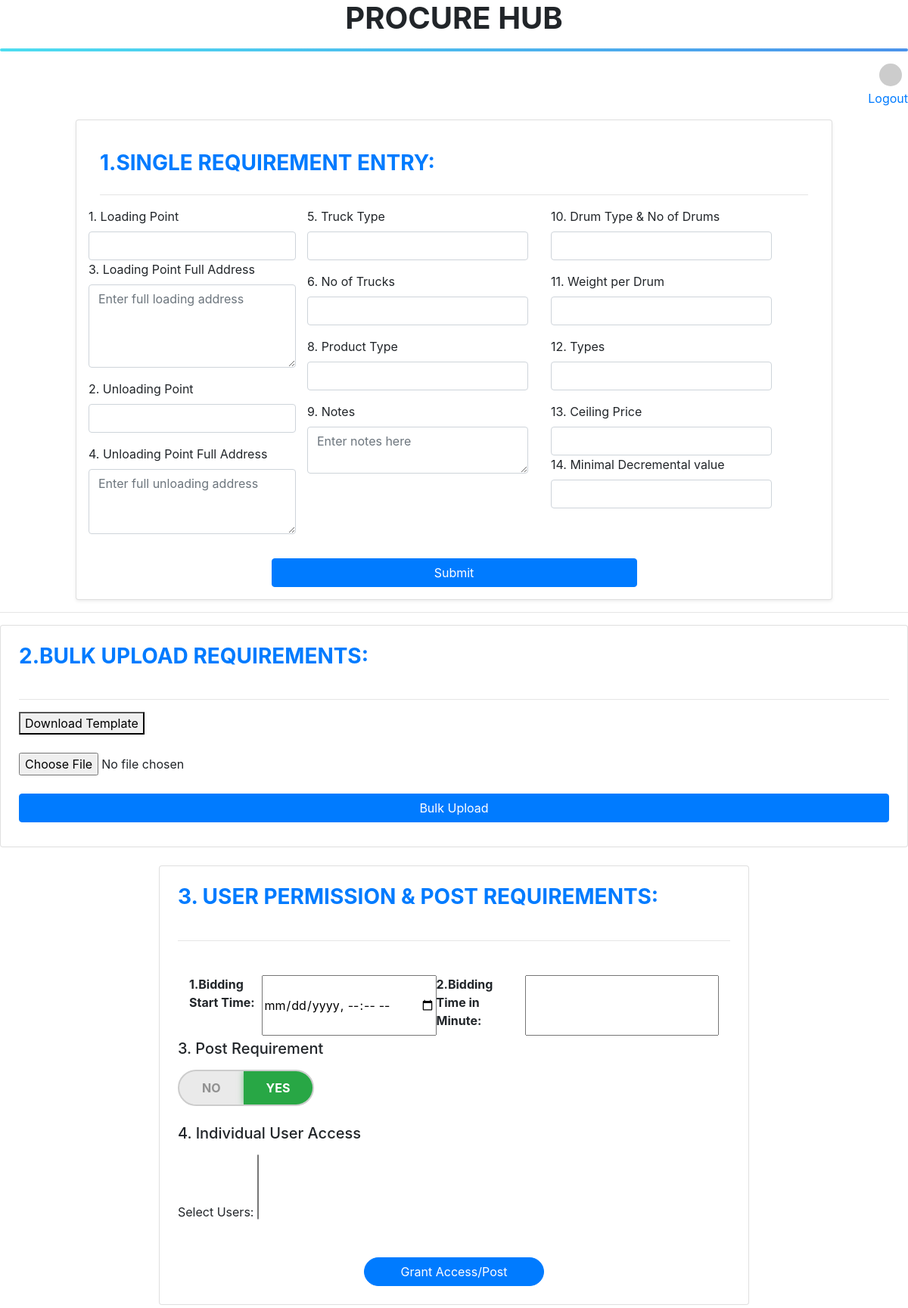
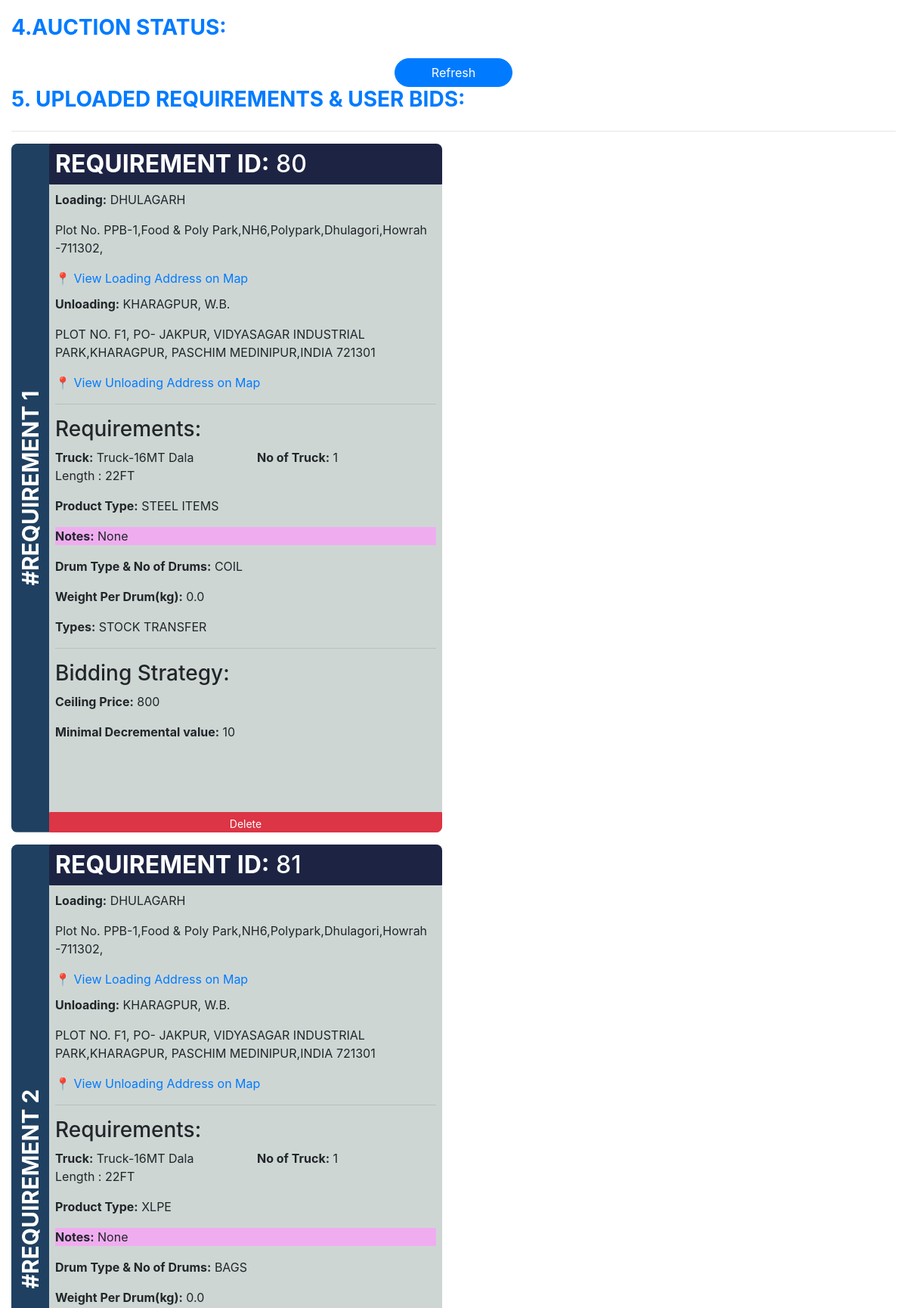
/requirements/ (upper part), run on the app's committed database (2 pictures, top to bottom).
### myapp/models.py (models this page shows, shortened)
class Requirements(models.Model):
    loading_point=models.CharField(max_length=100,null=True,blank=True)
    unloading_point=models.CharField(max_length=100,null=True,blank=True)
    loading_point_full_address=models.TextField(null=True,blank=True)
    unloading_point_full_address=models.TextField(null=True,blank=True)
    product = models.CharField(max_length=100,null=True,blank=True)
    truck_type=models.CharField(max_length=100,null=True,blank=True)
    no_of_trucks=models.IntegerField(null=True,blank=True)
    notes=models.TextField(null=True,blank=True)
    drum_type_no_of_drums=models.CharField(max_length=100,null=True,blank=True)
    weight_per_drum=models.FloatField(null=True,blank=True)
    types=models.CharField(max_length=100,null=True,blank=True)
    cel_price = models.IntegerField(null=True, blank=True)
    min_dec_val = models.IntegerField(null=True, blank=True)

### myapp/views.py (the view, shortened to what this page needs)
# urls.py: path('requirements/', views.create_requirement, name='requirements'),  # Logout
def create_requirement(request):
    requirements = Requirements.objects.all()
    return render(request, "myapp/admin_dashboard.html", {"requirements": requirements})  # Or render to the dashboard

### myapp/templates/myapp/admin_dashboard.html (shortened to what this page needs)
<!DOCTYPE html>
<html lang="en">
<head>
<link rel="stylesheet" href="https://cdn.jsdelivr.net/npm/bootstrap@4.6.2/dist/css/bootstrap.min.css">
<link rel="stylesheet" href="https://cdn.jsdelivr.net/npm/bootstrap-select@1.13.18/dist/css/bootstrap-select.min.css">
</head>
<body>
<h1 style="text-align:center"><strong>PROCURE HUB</strong></h1>
<hr class="gradient-hr">
<div class="d-flex justify-content-end align-items-center mb-1">
    <img src="https://ui-avatars.com/api/?name={{ user.username }}&background=random&color=fff"
         alt="{{ user.username }}"
         class="rounded-circle"
         width="30" height="30">
</div>
<div class="d-flex justify-content-end mb-3">
    <a href="{% url 'logout' %}" >Logout</a>
</div>
<link href="https://cdn.jsdelivr.net/npm/bootstrap@4.6.2/dist/css/bootstrap.min.css" rel="stylesheet">
<form  class="col-10 mx-auto card p-3 shadow-sm" id="requisition-update" method="POST" action="{% url 'requirements' %}">
    <div class="container-fluid mt-4">
         <h3 class="mb-4 text-primary font-weight-bold">1.SINGLE REQUIREMENT ENTRY:</h3>
                <hr>
        <div class="row">
                <div  class="form-group">
                    <div class="form-group">
                    <label for="loading_point">1. Loading Point</label>
                    <input type="text" class="form-control" name="loading_point" id="loading_point" required>
                         <label for="loading_point_full_address">3. Loading Point Full Address</label>
                    <textarea class="form-control" name="loading_point_full_address" id="loading_point_full_address" rows="4" placeholder="Enter full loading address" required></textarea>
                </div>
                            <div class="form-group">
                                <label for="unloading_point">2. Unloading Point</label>
                                <input type="text" class="form-control" name="unloading_point" id="unloading_point" required>
                            </div>
                <div class="form-group">
                    <label for="unloading_point_full_address">4. Unloading Point Full Address</label>
                    <textarea class="form-control" name="unloading_point_full_address" id="unloading_point_full_address" rows="3.5" placeholder="Enter full unloading address" required></textarea>
                </div>
            </div>
            <div class="col-md-4 mb-4">
                <div class="form-group">
                    <label for="truck_type">5. Truck Type</label>
                    <input type="text" class="form-control" name="truck_type" required>
                </div>
                <div class="form-group">
                    <label for="no_of_trucks">6. No of Trucks</label>
                    <input type="number" class="form-control" name="no_of_trucks" required>
                </div>
                <div class="form-group">
                    <label for="product">8. Product Type</label>
                    <input type="text" class="form-control" name="product" required>
                </div>
                 <div class="form-group">
                    <label for="notes">9. Notes</label>
                    <textarea class="form-control" name="notes" id="notes" rows="2" placeholder="Enter notes here"></textarea>
                </div>
            </div>
            <div class="col-md-4 mb-4">
                <div class="form-group">
                    <label for="drum_type_no_of_drums">10. Drum Type & No of Drums</label>
                    <input type="text" class="form-control" name="drum_type_no_of_drums" required>
                </div>
                <div class="form-group">
                    <label for="weight_per_drum">11. Weight per Drum</label>
                    <input type="text" class="form-control" name="weight_per_drum">
                </div>
                <div class="form-group">
                    <label for="types">12. Types</label>
                    <input type="text" class="form-control" name="types">
                </div>
                <div class="form-group mb-0">
                    <label for="cel_price">13. Ceiling Price</label>
                    <input type="number" class="form-control" name="cel_price">
                </div>
                 <div class="form-group mb-0">
                    <label for="min_dec_val">14. Minimal Decremental value </label>
                    <input type="number" class="form-control" name="min_dec_val">
                </div>
            </div>
        </div>
    </div>
     <div class="d-flex justify-content-center">
    <button style="width: 50%;" id="requisition-btn" type="submit" class="btn btn-primary px-5">Submit</button>
</div>
</form>
<hr>
<div class=" card p-4 mt-2 mx-auto border-1">
<h3 class="mb-4 text-primary font-weight-bold">2.BULK UPLOAD REQUIREMENTS:</h3>
    <hr>
    <a href="{% url 'download_template' %}">
        <button type="button">Download Template</button>
    </a>
<input type="file" id="bulk-file" accept=".csv, .xlsx">
<button id="bulk-upload-btn" class="btn btn-primary w-100 mb-2">Bulk Upload</button>
</div>
<div class="container-fluid mt-4 mb-4">
    <form class=" col-8 card p-4 mx-auto border-2  .bg-primary.bg-gradient" method="POST" action="{% url 'admin_dashboard' %}">
        <h3 class="mb-4 text-primary font-weight-bold">3. USER PERMISSION & POST REQUIREMENTS:</h3>
        <hr>
        <div class="container mt-4">
         <label for="start_time"><strong>1.Bidding Start Time:</strong> </label>
       <input type="datetime-local" name="start_time" id="start_time" required>
          <label for="minute"> <strong> 2.Bidding Time in Minute:</strong> </label>
       <input type="number" name="minute" id="minute" required>
        </div>
       <h5 class="mb-3">3. Post Requirement</h5>
        <div class="access-toggle mb-4">
            <button type="button" class="toggle-btn no" data-value="no">NO</button>
            <button type="button" class="toggle-btn yes active" data-value="yes">YES</button>
        </div>
        <h5 class="mb-3">4. Individual User Access</h5>
        <div class="form-group">
            <label for="user">Select Users:</label>
            <select id="userDropdown" name="user" multiple class="selectpicker"
                    data-live-search="true" data-actions-box="true">
            </select>
        </div>
        <div class="d-flex justify-content-center mt-4">
            <button class="btn btn-primary px-5" type="submit" style="border-radius: 30px;">
                Grant Access/Post
            </button>
        </div>
    </form>
                </div>
<link href="https://cdn.jsdelivr.net/npm/bootstrap@4.6.2/dist/css/bootstrap.min.css" rel="stylesheet">
<div class="container-fluid mt-1">
 <h3 class="mb-4 text-primary font-weight-bold">4.AUCTION STATUS:</h3>
<div id="refresh-container" style="text-align:center;">
     <div class="d-flex justify-content-center mt-4">
            <button onclick="window.location.reload();" class="btn btn-primary px-5"  style="border-radius: 30px;">
               Refresh
            </button>
        </div>
</div>
        <h3 class="mb-4 text-primary font-weight-bold">5. UPLOADED REQUIREMENTS & USER BIDS:</h3>
    <hr>
    {% for requirement in requirements %}
    <div class="row mb-3 align-items-stretch">
        <div class="col-md-6">
            <div class="requirement-card h-100"
                 style="display: flex; background-color: #CED6D4; border-radius: 8px; overflow: hidden;">
                <div class="vertical-label">
                    <span>#REQUIREMENT {{ forloop.counter }}</span>
                </div>
                <div class="p-0 d-flex flex-column" style="flex: 1 1 auto; padding-bottom: 0; padding-top: 0;">
                <div style="background-color: #1d2443; color: white; border-radius: 1px; margin-top: 0; padding: 0.5rem;">
                    <h2 style="margin: 0;"><strong>REQUIREMENT ID:</strong> {{ requirement.id }}</h2>
                </div>
                    <div class="p-2">
                                <p style="background-color: {% if not requirement.loading_point %}#EFADF0{% else %}transparent{% endif %};">
                                    <strong>Loading:</strong> {{ requirement.loading_point }}
                                </p>
                                 <p><strong></strong> {{ requirement.loading_point_full_address }}</p>
                                <a href="https://www.google.com/maps/search/?api=1&query={{ requirement.loading_point_full_address|urlencode }}" target="_blank">
                                    📍 View Loading Address on Map
                                </a>
                                <p style="background-color: {% if not requirement.unloading_point %}#EFADF0{% else %}transparent{% endif %};
                                      padding-top: 10px;">
                                      <strong>Unloading:</strong> {{ requirement.unloading_point }}
                                </p>
            <p><strong></strong> {{ requirement.unloading_point_full_address }}</p>
                <a href="https://www.google.com/maps/search/?api=1&query={{ requirement.unloading_point_full_address|urlencode }}" target="_blank">
                    📍 View Unloading Address on Map
                </a>
                        <hr>
                        <h3> Requirements:</h3>
                        <div class="row">
                            <div class="col md-8">
                                <p style="background-color: {% if not requirement.truck_type %}#EFADF0{% else %}transparent{% endif %};">
                                    <strong>Truck:</strong> {{ requirement.truck_type }}
                                </p>
                            </div>
                                <div class="col md-4">
                                    <p style="background-color: {% if not requirement.no_of_trucks %}#EFADF0{% else %}transparent{% endif %};">
                                        <strong>No of Truck:</strong> {{ requirement.no_of_trucks }}
                                    </p>
                                </div>
                        </div>
            <p><strong>Product Type:</strong> {{ requirement.product }}</p>
             <p style="background-color: {% if not requirement.notes %}#EFADF0{% else %}transparent{% endif %};">
                <strong>Notes:</strong> {{ requirement.notes }}
            </p>
            <p><strong>Drum Type & No of Drums:</strong> {{ requirement.drum_type_no_of_drums }}</p>
            <p><strong>Weight Per Drum(kg):</strong> {{ requirement.weight_per_drum }}</p>
            <p><strong>Types:</strong> {{ requirement.types }}</p>
                      <hr>
            <h3> Bidding Strategy:</h3>
            <p><strong>Ceiling Price:</strong> {{ requirement.cel_price }}</p>
            <p><strong>Minimal Decremental value:</strong> {{ requirement.min_dec_val }}</p>
                        </div>
                    <button style="width: 100%; margin-top: auto; border-radius: 1px; margin-bottom: 0; padding-bottom: 0;"
        onclick="delReq({{ requirement.id }})"
        class="btn btn-sm btn-danger">Delete</button>
                </div>
            </div>
          <button
    id="delAllReq"
    onclick="delReq('delAll')"
    class="btn btn-danger "
    style="width: 100%; margin-top: 1rem;">
        </button>
        </div>
        <div class="col-md-6">
        </div>
    </div>
    {% endfor %}
</div>
</body>
</html>

### myapp/templates/myapp/admin_dashboard.html (style rules this page uses)
body { font-family: Arial, sans-serif; }
.container { display: flex; justify-content: space-between; padding: 5px; }
p { margin: 5px 0; }
.requirement-card { display: flex; align-items: stretch; border-radius: 8px; overflow: hidden; margin-bottom: 1rem; }
.vertical-label { writing-mode: vertical-rl; transform: rotate(180deg); background-color: #1f4061; color: white; font-weight: bold; text-align: center; display: flex; align-items: center; justify-content: center; padding: 0 10px; height: 100%; min-width: 50px; font-size: 30px; }
.access-toggle { display: flex; border-radius: 30px; overflow: hidden; border: 2px solid #ccc; background: #eaeaea; width: fit-content; }
.toggle-btn { flex: 1; padding: 10px 30px; border: none; background: transparent; color: #555; font-weight: bold; font-size: 16px; cursor: pointer; transition: all 0.3s ease; }
.toggle-btn.active.yes { background: #28a745; color: white; box-shadow: 0 0 8px rgba(40, 167, 69, 0.6); }
.toggle-btn:not(.active) { opacity: 0.6; }
.gradient-hr { height: 4px; border: none; background: linear-gradient(to right, #4dddf0, #4b93eb); border-radius: 2px; }

### data on the page
Requirements: id "80", loading_point "DHULAGARH", loading_point_full_address "Plot No. PPB-1,Food & Poly Park,NH6,Polypark,Dhulagori,Howrah -711302,", unloading_point "KHARAGPUR, W.B.", unloading_point_full_address "PLOT NO. F1, PO- JAKPUR, VIDYASAGAR INDUSTRIAL PARK,KHARAGPUR, PASCHIM MEDINIPUR,INDIA 721301", truck_type "Truck-16MT Dala Length : 22FT", no_of_trucks "1", product "STEEL ITEMS", notes "None", drum_type_no_of_drums "COIL", weight_per_drum "0.0", types "STOCK TRANSFER", cel_price "800", min_dec_val "10"
Requirements: id "81", loading_point "DHULAGARH", loading_point_full_address "Plot No. PPB-1,Food & Poly Park,NH6,Polypark,Dhulagori,Howrah -711302,", unloading_point "KHARAGPUR, W.B.", unloading_point_full_address "PLOT NO. F1, PO- JAKPUR, VIDYASAGAR INDUSTRIAL PARK,KHARAGPUR, PASCHIM MEDINIPUR,INDIA 721301", truck_type "Truck-16MT Dala Length : 22FT", no_of_trucks "1", product "XLPE", notes "None", drum_type_no_of_drums "BAGS", weight_per_drum "0.0"
